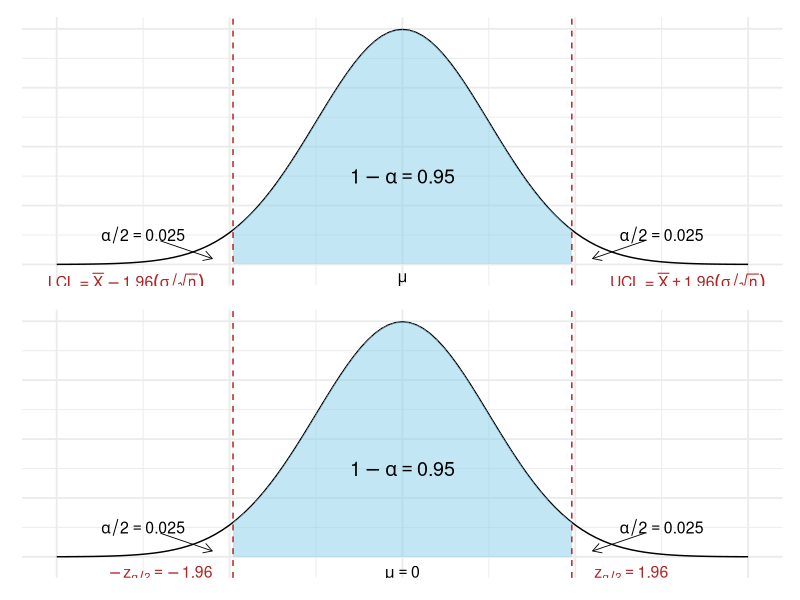
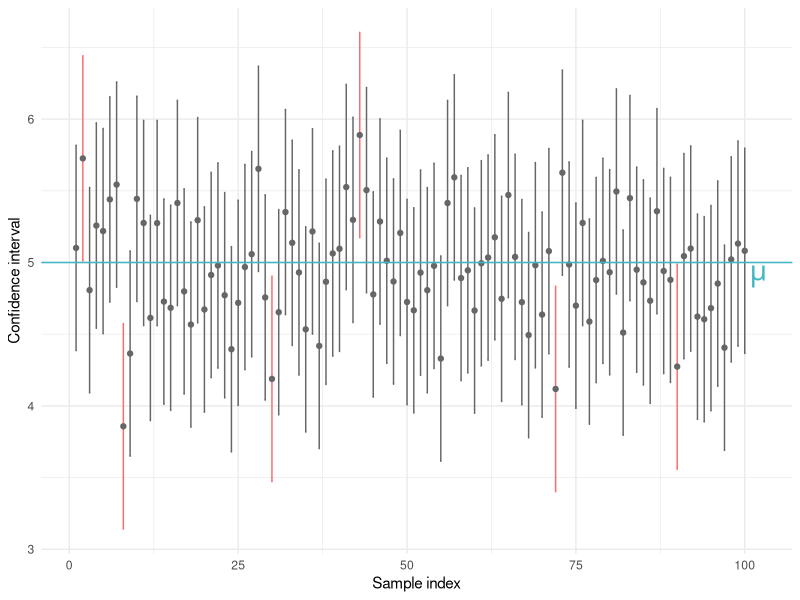
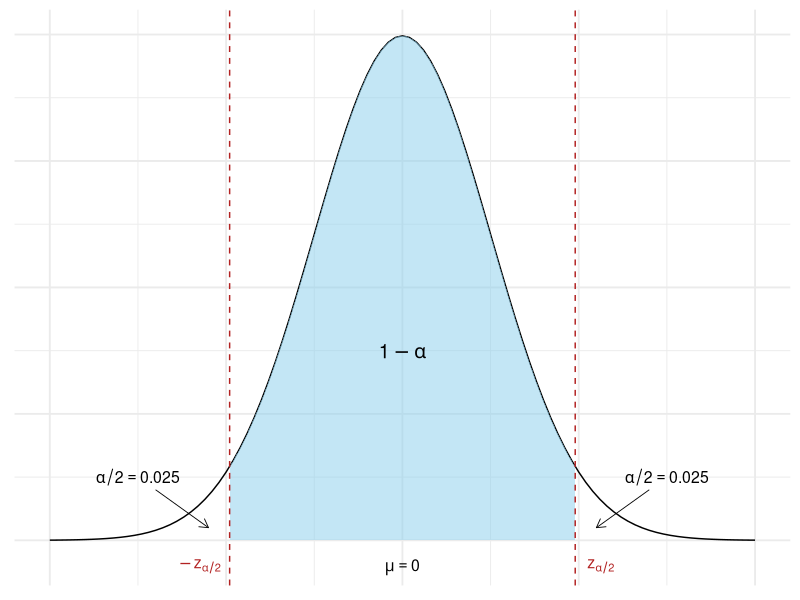
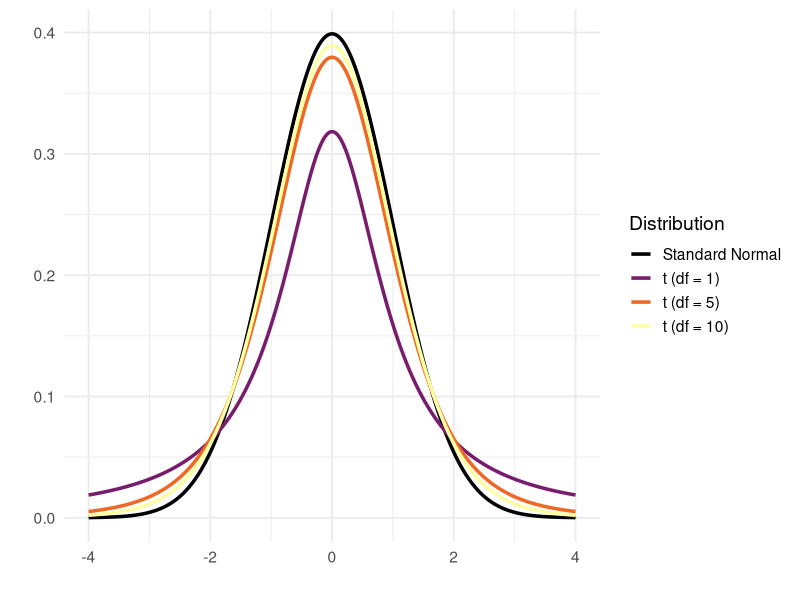

Generate these figures, in order, with R:
## ---- chunk 1
#| fig-height: 7
#| fig-width: 6
#| fig-align: center

library(ggplot2)
library(patchwork)
# Base plot setup for standard normal
 p1 <-  ggplot(data.frame(x = c(-4, 4)), aes(x = x)) +
  stat_function(fun = dnorm, args = list(mean = 0, sd = 1), 
                linewidth = 0.5, color = "black") +
  geom_area(stat = "function", fun = dnorm, 
            args = list(0, 1), 
            fill = "skyblue", alpha = 0.5,
            xlim = c(-1.96, 1.96)) +
  
  # Vertical lines at -1.96 and 1.96
  geom_vline(xintercept = c(-1.96, 1.96), linetype = "dashed", color = "firebrick") +
  
  # Text in the middle
  annotate("text", x = 0, y = 0.15, 
           label = expression(1 - alpha == 0.95), size = 5) +
  
  # Arrow labels for alpha/2
  annotate("text", x = -3, y = 0.05, 
           label = expression(alpha/2 == 0.025), size = 4) +
  annotate("segment", x = -2.8, xend = -2.2, y = 0.04, yend = 0.01,
           arrow = arrow(length = unit(0.1, "inches")), size = 0.3) +
  
  annotate("text", x = 3, y = 0.05, 
           label = expression(alpha/2 == 0.025), size = 4) +
  annotate("segment", x = 2.8, xend = 2.2, y = 0.04, yend = 0.01,
           arrow = arrow(length = unit(0.1, "inches")), size = 0.3) +

  # Labels for z-values
  annotate("text", x = -2.8, y = -0.015, 
           label = expression(-z[alpha/2] == -1.96), size = 4, vjust = 1, color = "firebrick") +
  annotate("text", x = 2.65, y = -0.015, 
           label = expression(z[alpha/2] == 1.96), size = 4, vjust = 1, color = "firebrick") +

  # Mean label
  annotate("text", x = 0, y = -0.015, 
           label = expression(mu == 0), size = 4, vjust = 1) +

  theme_minimal(base_size = 14) +
  theme(
    axis.title = element_blank(),
    axis.text = element_blank(),
    axis.ticks = element_blank(),
    plot.title = element_text(hjust = 0.5, size = 16)
  )
  
p2 <-  ggplot(data.frame(x = c(-4, 4)), aes(x = x)) +
  # Density curve
  stat_function(fun = dnorm, args = list(mean = 0, sd = 1), 
                linewidth = 0.5, color = "black") +
  
  # Shaded 95% region
  geom_area(stat = "function", fun = dnorm,
            args = list(mean = 0, sd = 1),
            fill = "skyblue", alpha = 0.5,
            xlim = c(-1.96, 1.96)) +
  
  # Vertical lines at -1.96 and 1.96
  geom_vline(xintercept = c(-1.96, 1.96), color = "firebrick", linetype = "dashed") +
  
  # Main CI annotation
  annotate("text", x = 0, y = 0.15, 
           label = expression(1 - alpha == 0.95), size = 5) +
  
# Arrow labels for alpha/2
  annotate("text", x = -3, y = 0.05, 
           label = expression(alpha/2 == 0.025), size = 4) +
  annotate("segment", x = -2.8, xend = -2.2, y = 0.04, yend = 0.01,
           arrow = arrow(length = unit(0.1, "inches")), size = 0.3) +
  
  annotate("text", x = 3, y = 0.05, 
           label = expression(alpha/2 == 0.025), size = 4) +
  annotate("segment", x = 2.8, xend = 2.2, y = 0.04, yend = 0.01,
           arrow = arrow(length = unit(0.1, "inches")), size = 0.3) +

  # LCL and UCL formulas below x-axis
  annotate("text", x = -3.2, y = -0.015,
           label = expression("LCL = " * bar(X) - 1.96 * (sigma / sqrt(n))),
           size = 4, vjust = 1,color = "firebrick") +
  annotate("text", x = 3.3, y = -0.015,
           label = expression("UCL = " * bar(X) + 1.96 * (sigma / sqrt(n))),
           size = 4, vjust = 1,color = "firebrick") +

  # Mean label
  annotate("text", x = 0, y = -0.015, 
           label = expression(mu), size = 4, vjust = 1) +

  theme_minimal(base_size = 14) +
  theme(
    axis.title = element_blank(),
    axis.text = element_blank(),
    axis.ticks = element_blank(),
    plot.title = element_text(hjust = 0.5, size = 16)
  )

p2/p1
## ---- chunk 2
#| fig-height: 5
#| fig-width: 8
#| fig-align: center
#| echo: false

library(dplyr)

set.seed(2023)

# Parameters
mu <- 5                # true population mean
sigma <- 2             # true population sd
n <- 30                # sample size
nsim <- 100            # number of intervals

# Generate intervals
sim_data <- replicate(nsim, {
  sample <- rnorm(n, mean = mu, sd = sigma)
  xbar <- mean(sample)
  se <- sigma / sqrt(n)
  lower <- xbar - 1.96 * se
  upper <- xbar + 1.96 * se
  c(mean = xbar, lower = lower, upper = upper)
})

sim_df <- as.data.frame(t(sim_data))
sim_df <- sim_df %>%
  mutate(id = row_number(),
         includes_mu = (lower <= mu & upper >= mu))

# Plot
ggplot(sim_df, aes(x = id, y = mean, ymin = lower, ymax = upper)) +
  geom_errorbar(color = ifelse(sim_df$includes_mu, "grey40", "indianred1"), width = 0.2) +
  geom_point(color ="grey40") +
  geom_hline(yintercept = mu, color = "#41b6c4", linetype = "solid", linewidth = 0.5) +
annotate("text", x = 102, y = 4.98, 
           label = expression(mu), size = 7, vjust = 1, color = "#41b6c4") +
  labs(x = "Sample index",
       y = "Confidence interval") +
  theme_minimal()
## ---- chunk 3
#| label: fig-confidence-interval
#| fig-height: 4
#| fig-width: 7
#| fig-align: center

ggplot(data.frame(x = c(-4, 4)), aes(x = x)) +
  stat_function(fun = dnorm, args = list(mean = 0, sd = 1), 
                linewidth = 0.5, color = "black") +
  geom_area(stat = "function", fun = dnorm, 
            args = list(0, 1), 
            fill = "skyblue", alpha = 0.5,
            xlim = c(-1.96, 1.96)) +
  
  # Vertical lines at -1.96 and 1.96
  geom_vline(xintercept = c(-1.96, 1.96), linetype = "dashed", color = "firebrick") +
  
  # Text in the middle
  annotate("text", x = 0, y = 0.15, 
           label = expression(1 - alpha), size = 5) +
  
  # Arrow labels for alpha/2
  annotate("text", x = -3, y = 0.05, 
           label = expression(alpha/2 == 0.025), size = 4) +
  annotate("segment", x = -2.8, xend = -2.2, y = 0.04, yend = 0.01,
           arrow = arrow(length = unit(0.1, "inches")), size = 0.3) +
  
  annotate("text", x = 3, y = 0.05, 
           label = expression(alpha/2 == 0.025), size = 4) +
  annotate("segment", x = 2.8, xend = 2.2, y = 0.04, yend = 0.01,
           arrow = arrow(length = unit(0.1, "inches")), size = 0.3) +

  # Labels for z-values
  annotate("text", x = -2.3, y = -0.015, 
           label = expression(-z[alpha/2]), size = 4, vjust = 1, color = "firebrick") +
  annotate("text", x = 2.25, y = -0.015, 
           label = expression(z[alpha/2]), size = 4, vjust = 1, color = "firebrick") +

  # Mean label
  annotate("text", x = 0, y = -0.015, 
           label = expression(mu == 0), size = 4, vjust = 1) +

  theme_minimal(base_size = 14) +
  theme(
    axis.title = element_blank(),
    axis.text = element_blank(),
    axis.ticks = element_blank(),
    plot.title = element_text(hjust = 0.5, size = 16)
  )
## ---- chunk 4
#| fig-height: 5
#| fig-width: 10

library(viridis)

# Create x-axis range
x <- seq(-4, 4, length.out = 400)

# Degrees of freedom for t-distributions
dfs <- c(1, 5, 10)

# Generate data for t-distributions
t_data <- lapply(dfs, function(df) {
  data.frame(
    x = x,
    density = dt(x, df),
    distribution = paste0("t (df = ", df, ")")
  )
}) |> bind_rows()

# Add standard normal distribution
normal_data <- data.frame(
  x = x,
  density = dnorm(x),
  distribution = "Standard Normal"
)

# Combine all and define order manually (normal first = darkest)
dist_data <- bind_rows(normal_data, t_data) |>
  mutate(distribution = factor(distribution, levels = c(
    "Standard Normal", "t (df = 1)", "t (df = 5)", "t (df = 10)"
  )))

# Plot using reversed viridis palette
ggplot(dist_data, aes(x = x, y = density, color = distribution)) +
  geom_line(linewidth = 1.2) +
  scale_color_viridis_d(option = "inferno", direction = 1) +
  labs( x = " ", y = " ", color = "Distribution"
  ) +
  theme_minimal(base_size = 14)
